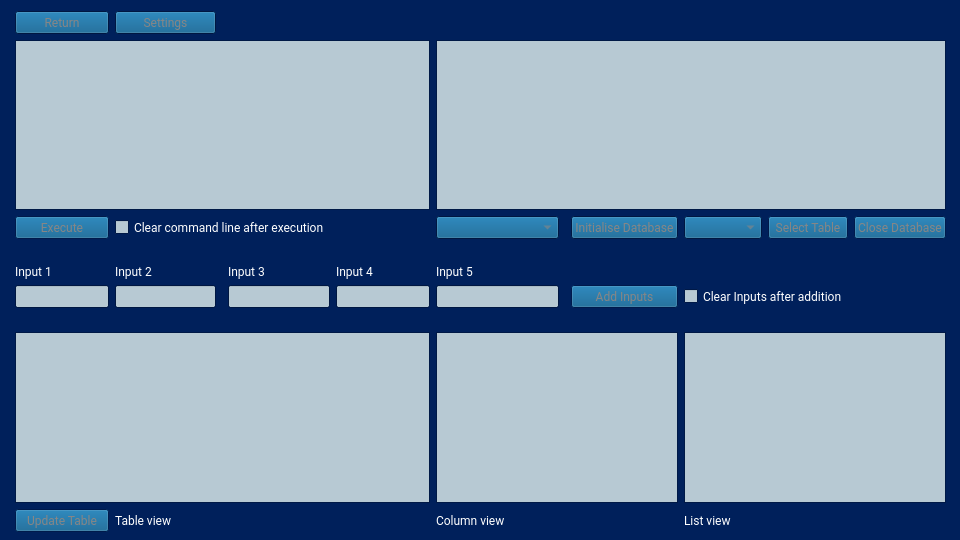
<?xml version="1.0" encoding="UTF-8"?>
<ui version="4.0">
 <class>DevWindow</class>
 <widget class="QMainWindow" name="DevWindow">
  <property name="geometry">
   <rect>
    <x>0</x>
    <y>0</y>
    <width>960</width>
    <height>540</height>
   </rect>
  </property>
  <property name="sizePolicy">
   <sizepolicy hsizetype="Fixed" vsizetype="Fixed">
    <horstretch>0</horstretch>
    <verstretch>0</verstretch>
   </sizepolicy>
  </property>
  <property name="maximumSize">
   <size>
    <width>960</width>
    <height>540</height>
   </size>
  </property>
  <property name="palette">
   <palette>
    <active>
     <colorrole role="WindowText">
      <brush brushstyle="SolidPattern">
       <color alpha="255">
        <red>255</red>
        <green>255</green>
        <blue>255</blue>
       </color>
      </brush>
     </colorrole>
     <colorrole role="Button">
      <brush brushstyle="SolidPattern">
       <color alpha="255">
        <red>0</red>
        <green>85</green>
        <blue>135</blue>
       </color>
      </brush>
     </colorrole>
     <colorrole role="Light">
      <brush brushstyle="SolidPattern">
       <color alpha="255">
        <red>99</red>
        <green>153</green>
        <blue>174</blue>
       </color>
      </brush>
     </colorrole>
     <colorrole role="Midlight">
      <brush brushstyle="SolidPattern">
       <color alpha="255">
        <red>0</red>
        <green>85</green>
        <blue>135</blue>
       </color>
      </brush>
     </colorrole>
     <colorrole role="Dark">
      <brush brushstyle="SolidPattern">
       <color alpha="255">
        <red>0</red>
        <green>0</green>
        <blue>0</blue>
       </color>
      </brush>
     </colorrole>
     <colorrole role="Mid">
      <brush brushstyle="SolidPattern">
       <color alpha="255">
        <red>0</red>
        <green>32</green>
        <blue>91</blue>
       </color>
      </brush>
     </colorrole>
     <colorrole role="Text">
      <brush brushstyle="SolidPattern">
       <color alpha="255">
        <red>47</red>
        <green>47</green>
        <blue>47</blue>
       </color>
      </brush>
     </colorrole>
     <colorrole role="BrightText">
      <brush brushstyle="SolidPattern">
       <color alpha="255">
        <red>255</red>
        <green>255</green>
        <blue>255</blue>
       </color>
      </brush>
     </colorrole>
     <colorrole role="ButtonText">
      <brush brushstyle="SolidPattern">
       <color alpha="255">
        <red>47</red>
        <green>47</green>
        <blue>47</blue>
       </color>
      </brush>
     </colorrole>
     <colorrole role="Base">
      <brush brushstyle="SolidPattern">
       <color alpha="255">
        <red>183</red>
        <green>201</green>
        <blue>211</blue>
       </color>
      </brush>
     </colorrole>
     <colorrole role="Window">
      <brush brushstyle="SolidPattern">
       <color alpha="255">
        <red>0</red>
        <green>32</green>
        <blue>91</blue>
       </color>
      </brush>
     </colorrole>
     <colorrole role="Shadow">
      <brush brushstyle="SolidPattern">
       <color alpha="255">
        <red>0</red>
        <green>0</green>
        <blue>0</blue>
       </color>
      </brush>
     </colorrole>
     <colorrole role="Highlight">
      <brush brushstyle="SolidPattern">
       <color alpha="255">
        <red>0</red>
        <green>174</green>
        <blue>199</blue>
       </color>
      </brush>
     </colorrole>
     <colorrole role="HighlightedText">
      <brush brushstyle="SolidPattern">
       <color alpha="255">
        <red>47</red>
        <green>47</green>
        <blue>47</blue>
       </color>
      </brush>
     </colorrole>
     <colorrole role="Link">
      <brush brushstyle="SolidPattern">
       <color alpha="255">
        <red>225</red>
        <green>224</green>
        <blue>0</blue>
       </color>
      </brush>
     </colorrole>
     <colorrole role="LinkVisited">
      <brush brushstyle="SolidPattern">
       <color alpha="255">
        <red>254</red>
        <green>80</green>
        <blue>0</blue>
       </color>
      </brush>
     </colorrole>
     <colorrole role="AlternateBase">
      <brush brushstyle="SolidPattern">
       <color alpha="255">
        <red>0</red>
        <green>16</green>
        <blue>45</blue>
       </color>
      </brush>
     </colorrole>
     <colorrole role="ToolTipBase">
      <brush brushstyle="SolidPattern">
       <color alpha="255">
        <red>255</red>
        <green>255</green>
        <blue>220</blue>
       </color>
      </brush>
     </colorrole>
     <colorrole role="ToolTipText">
      <brush brushstyle="SolidPattern">
       <color alpha="255">
        <red>0</red>
        <green>174</green>
        <blue>199</blue>
       </color>
      </brush>
     </colorrole>
     <colorrole role="PlaceholderText">
      <brush brushstyle="SolidPattern">
       <color alpha="128">
        <red>99</red>
        <green>153</green>
        <blue>174</blue>
       </color>
      </brush>
     </colorrole>
    </active>
    <inactive>
     <colorrole role="WindowText">
      <brush brushstyle="SolidPattern">
       <color alpha="255">
        <red>255</red>
        <green>255</green>
        <blue>255</blue>
       </color>
      </brush>
     </colorrole>
     <colorrole role="Button">
      <brush brushstyle="SolidPattern">
       <color alpha="255">
        <red>0</red>
        <green>85</green>
        <blue>135</blue>
       </color>
      </brush>
     </colorrole>
     <colorrole role="Light">
      <brush brushstyle="SolidPattern">
       <color alpha="255">
        <red>99</red>
        <green>153</green>
        <blue>174</blue>
       </color>
      </brush>
     </colorrole>
     <colorrole role="Midlight">
      <brush brushstyle="SolidPattern">
       <color alpha="255">
        <red>0</red>
        <green>85</green>
        <blue>135</blue>
       </color>
      </brush>
     </colorrole>
     <colorrole role="Dark">
      <brush brushstyle="SolidPattern">
       <color alpha="255">
        <red>0</red>
        <green>0</green>
        <blue>0</blue>
       </color>
      </brush>
     </colorrole>
     <colorrole role="Mid">
      <brush brushstyle="SolidPattern">
       <color alpha="255">
        <red>0</red>
        <green>32</green>
        <blue>91</blue>
       </color>
      </brush>
     </colorrole>
     <colorrole role="Text">
      <brush brushstyle="SolidPattern">
       <color alpha="255">
        <red>88</red>
        <green>88</green>
        <blue>88</blue>
       </color>
      </brush>
     </colorrole>
     <colorrole role="BrightText">
      <brush brushstyle="SolidPattern">
       <color alpha="255">
        <red>255</red>
        <green>255</green>
        <blue>255</blue>
       </color>
      </brush>
     </colorrole>
     <colorrole role="ButtonText">
      <brush brushstyle="SolidPattern">
       <color alpha="255">
        <red>134</red>
        <green>134</green>
        <blue>134</blue>
       </color>
      </brush>
     </colorrole>
     <colorrole role="Base">
      <brush brushstyle="SolidPattern">
       <color alpha="255">
        <red>183</red>
        <green>201</green>
        <blue>211</blue>
       </color>
      </brush>
     </colorrole>
     <colorrole role="Window">
      <brush brushstyle="SolidPattern">
       <color alpha="255">
        <red>0</red>
        <green>32</green>
        <blue>91</blue>
       </color>
      </brush>
     </colorrole>
     <colorrole role="Shadow">
      <brush brushstyle="SolidPattern">
       <color alpha="255">
        <red>0</red>
        <green>0</green>
        <blue>0</blue>
       </color>
      </brush>
     </colorrole>
     <colorrole role="Highlight">
      <brush brushstyle="SolidPattern">
       <color alpha="255">
        <red>99</red>
        <green>153</green>
        <blue>174</blue>
       </color>
      </brush>
     </colorrole>
     <colorrole role="HighlightedText">
      <brush brushstyle="SolidPattern">
       <color alpha="255">
        <red>134</red>
        <green>134</green>
        <blue>134</blue>
       </color>
      </brush>
     </colorrole>
     <colorrole role="Link">
      <brush brushstyle="SolidPattern">
       <color alpha="255">
        <red>225</red>
        <green>224</green>
        <blue>0</blue>
       </color>
      </brush>
     </colorrole>
     <colorrole role="LinkVisited">
      <brush brushstyle="SolidPattern">
       <color alpha="255">
        <red>254</red>
        <green>80</green>
        <blue>0</blue>
       </color>
      </brush>
     </colorrole>
     <colorrole role="AlternateBase">
      <brush brushstyle="SolidPattern">
       <color alpha="255">
        <red>0</red>
        <green>16</green>
        <blue>45</blue>
       </color>
      </brush>
     </colorrole>
     <colorrole role="ToolTipBase">
      <brush brushstyle="SolidPattern">
       <color alpha="255">
        <red>255</red>
        <green>255</green>
        <blue>220</blue>
       </color>
      </brush>
     </colorrole>
     <colorrole role="ToolTipText">
      <brush brushstyle="SolidPattern">
       <color alpha="255">
        <red>0</red>
        <green>174</green>
        <blue>199</blue>
       </color>
      </brush>
     </colorrole>
     <colorrole role="PlaceholderText">
      <brush brushstyle="SolidPattern">
       <color alpha="128">
        <red>99</red>
        <green>153</green>
        <blue>174</blue>
       </color>
      </brush>
     </colorrole>
    </inactive>
    <disabled>
     <colorrole role="WindowText">
      <brush brushstyle="SolidPattern">
       <color alpha="255">
        <red>0</red>
        <green>0</green>
        <blue>0</blue>
       </color>
      </brush>
     </colorrole>
     <colorrole role="Button">
      <brush brushstyle="SolidPattern">
       <color alpha="255">
        <red>0</red>
        <green>85</green>
        <blue>135</blue>
       </color>
      </brush>
     </colorrole>
     <colorrole role="Light">
      <brush brushstyle="SolidPattern">
       <color alpha="255">
        <red>99</red>
        <green>153</green>
        <blue>174</blue>
       </color>
      </brush>
     </colorrole>
     <colorrole role="Midlight">
      <brush brushstyle="SolidPattern">
       <color alpha="255">
        <red>0</red>
        <green>85</green>
        <blue>135</blue>
       </color>
      </brush>
     </colorrole>
     <colorrole role="Dark">
      <brush brushstyle="SolidPattern">
       <color alpha="255">
        <red>0</red>
        <green>0</green>
        <blue>0</blue>
       </color>
      </brush>
     </colorrole>
     <colorrole role="Mid">
      <brush brushstyle="SolidPattern">
       <color alpha="255">
        <red>0</red>
        <green>32</green>
        <blue>91</blue>
       </color>
      </brush>
     </colorrole>
     <colorrole role="Text">
      <brush brushstyle="SolidPattern">
       <color alpha="255">
        <red>134</red>
        <green>134</green>
        <blue>134</blue>
       </color>
      </brush>
     </colorrole>
     <colorrole role="BrightText">
      <brush brushstyle="SolidPattern">
       <color alpha="255">
        <red>255</red>
        <green>255</green>
        <blue>255</blue>
       </color>
      </brush>
     </colorrole>
     <colorrole role="ButtonText">
      <brush brushstyle="SolidPattern">
       <color alpha="255">
        <red>134</red>
        <green>134</green>
        <blue>134</blue>
       </color>
      </brush>
     </colorrole>
     <colorrole role="Base">
      <brush brushstyle="SolidPattern">
       <color alpha="255">
        <red>0</red>
        <green>32</green>
        <blue>91</blue>
       </color>
      </brush>
     </colorrole>
     <colorrole role="Window">
      <brush brushstyle="SolidPattern">
       <color alpha="255">
        <red>0</red>
        <green>32</green>
        <blue>91</blue>
       </color>
      </brush>
     </colorrole>
     <colorrole role="Shadow">
      <brush brushstyle="SolidPattern">
       <color alpha="255">
        <red>0</red>
        <green>0</green>
        <blue>0</blue>
       </color>
      </brush>
     </colorrole>
     <colorrole role="Highlight">
      <brush brushstyle="SolidPattern">
       <color alpha="255">
        <red>99</red>
        <green>153</green>
        <blue>174</blue>
       </color>
      </brush>
     </colorrole>
     <colorrole role="HighlightedText">
      <brush brushstyle="SolidPattern">
       <color alpha="255">
        <red>134</red>
        <green>134</green>
        <blue>134</blue>
       </color>
      </brush>
     </colorrole>
     <colorrole role="Link">
      <brush brushstyle="SolidPattern">
       <color alpha="255">
        <red>225</red>
        <green>224</green>
        <blue>0</blue>
       </color>
      </brush>
     </colorrole>
     <colorrole role="LinkVisited">
      <brush brushstyle="SolidPattern">
       <color alpha="255">
        <red>254</red>
        <green>80</green>
        <blue>0</blue>
       </color>
      </brush>
     </colorrole>
     <colorrole role="AlternateBase">
      <brush brushstyle="SolidPattern">
       <color alpha="255">
        <red>0</red>
        <green>32</green>
        <blue>91</blue>
       </color>
      </brush>
     </colorrole>
     <colorrole role="ToolTipBase">
      <brush brushstyle="SolidPattern">
       <color alpha="255">
        <red>255</red>
        <green>255</green>
        <blue>220</blue>
       </color>
      </brush>
     </colorrole>
     <colorrole role="ToolTipText">
      <brush brushstyle="SolidPattern">
       <color alpha="255">
        <red>0</red>
        <green>174</green>
        <blue>199</blue>
       </color>
      </brush>
     </colorrole>
     <colorrole role="PlaceholderText">
      <brush brushstyle="SolidPattern">
       <color alpha="128">
        <red>99</red>
        <green>153</green>
        <blue>174</blue>
       </color>
      </brush>
     </colorrole>
    </disabled>
   </palette>
  </property>
  <property name="font">
   <font>
    <family>Roboto</family>
   </font>
  </property>
  <property name="windowTitle">
   <string>Apos - Database Manager</string>
  </property>
  <property name="windowIcon">
   <iconset>
    <normaloff>../resources/iconAirbus.ico</normaloff>../resources/iconAirbus.ico</iconset>
  </property>
  <property name="whatsThis">
   <string>Developer Window</string>
  </property>
  <property name="accessibleName">
   <string>Developer Window</string>
  </property>
  <property name="accessibleDescription">
   <string>Window for developers</string>
  </property>
  <property name="autoFillBackground">
   <bool>false</bool>
  </property>
  <property name="locale">
   <locale language="English" country="UnitedKingdom"/>
  </property>
  <widget class="QWidget" name="centralwidget">
   <property name="maximumSize">
    <size>
     <width>960</width>
     <height>540</height>
    </size>
   </property>
   <property name="autoFillBackground">
    <bool>false</bool>
   </property>
   <widget class="QWidget" name="gridLayoutWidget">
    <property name="geometry">
     <rect>
      <x>15</x>
      <y>11</y>
      <width>931</width>
      <height>521</height>
     </rect>
    </property>
    <layout class="QGridLayout" name="gridLayout">
     <property name="sizeConstraint">
      <enum>QLayout::SetMaximumSize</enum>
     </property>
     <item row="8" column="7">
      <widget class="QPushButton" name="btnAdd">
       <property name="enabled">
        <bool>false</bool>
       </property>
       <property name="toolTip">
        <string>Add Inputs Button</string>
       </property>
       <property name="toolTipDuration">
        <number>2000</number>
       </property>
       <property name="statusTip">
        <string>Add Inputs Button</string>
       </property>
       <property name="whatsThis">
        <string>Add Inputs Button</string>
       </property>
       <property name="accessibleName">
        <string>Add Inputs Button</string>
       </property>
       <property name="accessibleDescription">
        <string>Button to add Inputs to the selected table</string>
       </property>
       <property name="locale">
        <locale language="English" country="UnitedKingdom"/>
       </property>
       <property name="text">
        <string>Add Inputs</string>
       </property>
      </widget>
     </item>
     <item row="8" column="8" colspan="2">
      <widget class="QCheckBox" name="clearInputsAfterInsert">
       <property name="toolTip">
        <string>Clear Input Checkbox</string>
       </property>
       <property name="toolTipDuration">
        <number>2000</number>
       </property>
       <property name="statusTip">
        <string>Clear Input Checkbox</string>
       </property>
       <property name="whatsThis">
        <string>Clear Input Checkbox</string>
       </property>
       <property name="accessibleName">
        <string>Clear Input Checkbox</string>
       </property>
       <property name="accessibleDescription">
        <string>Checkbox to select, if the input values are to be cleared after execution.</string>
       </property>
       <property name="locale">
        <locale language="English" country="UnitedKingdom"/>
       </property>
       <property name="text">
        <string>Clear Inputs after addition</string>
       </property>
      </widget>
     </item>
     <item row="11" column="5" colspan="3">
      <widget class="QColumnView" name="outColumn">
       <property name="toolTip">
        <string>Column View</string>
       </property>
       <property name="toolTipDuration">
        <number>2000</number>
       </property>
       <property name="statusTip">
        <string>Column View</string>
       </property>
       <property name="whatsThis">
        <string>Column View</string>
       </property>
       <property name="accessibleName">
        <string>Column View</string>
       </property>
       <property name="accessibleDescription">
        <string>View the selected table in Column View</string>
       </property>
       <property name="locale">
        <locale language="English" country="UnitedKingdom"/>
       </property>
      </widget>
     </item>
     <item row="12" column="1">
      <widget class="QLabel" name="dispTable">
       <property name="toolTip">
        <string>Table view</string>
       </property>
       <property name="toolTipDuration">
        <number>2000</number>
       </property>
       <property name="statusTip">
        <string>Table view</string>
       </property>
       <property name="whatsThis">
        <string>Table view</string>
       </property>
       <property name="accessibleName">
        <string>Table view</string>
       </property>
       <property name="locale">
        <locale language="English" country="UnitedKingdom"/>
       </property>
       <property name="text">
        <string>Table view</string>
       </property>
      </widget>
     </item>
     <item row="8" column="3">
      <widget class="QLineEdit" name="inInput3">
       <property name="toolTip">
        <string>Input 3</string>
       </property>
       <property name="toolTipDuration">
        <number>2000</number>
       </property>
       <property name="statusTip">
        <string>Input 3</string>
       </property>
       <property name="whatsThis">
        <string>Input 3</string>
       </property>
       <property name="accessibleName">
        <string>Input 3</string>
       </property>
       <property name="accessibleDescription">
        <string>Input of the third value</string>
       </property>
       <property name="locale">
        <locale language="English" country="UnitedKingdom"/>
       </property>
      </widget>
     </item>
     <item row="8" column="4">
      <widget class="QLineEdit" name="inInput4">
       <property name="enabled">
        <bool>true</bool>
       </property>
       <property name="toolTip">
        <string>Input 4</string>
       </property>
       <property name="toolTipDuration">
        <number>2000</number>
       </property>
       <property name="statusTip">
        <string>Input 4</string>
       </property>
       <property name="whatsThis">
        <string>Input 4</string>
       </property>
       <property name="accessibleName">
        <string>Input 4</string>
       </property>
       <property name="accessibleDescription">
        <string>Input of the forth value</string>
       </property>
       <property name="locale">
        <locale language="English" country="UnitedKingdom"/>
       </property>
      </widget>
     </item>
     <item row="7" column="4">
      <widget class="QLabel" name="dispInput4">
       <property name="toolTip">
        <string>Input 4</string>
       </property>
       <property name="toolTipDuration">
        <number>2000</number>
       </property>
       <property name="statusTip">
        <string>Input 4</string>
       </property>
       <property name="whatsThis">
        <string>Input 4</string>
       </property>
       <property name="locale">
        <locale language="English" country="UnitedKingdom"/>
       </property>
       <property name="text">
        <string>Input 4</string>
       </property>
      </widget>
     </item>
     <item row="12" column="8">
      <widget class="QLabel" name="dispList">
       <property name="toolTip">
        <string>List view</string>
       </property>
       <property name="toolTipDuration">
        <number>2000</number>
       </property>
       <property name="statusTip">
        <string>List view</string>
       </property>
       <property name="whatsThis">
        <string>List view</string>
       </property>
       <property name="accessibleName">
        <string>List view</string>
       </property>
       <property name="locale">
        <locale language="English" country="UnitedKingdom"/>
       </property>
       <property name="text">
        <string>List view</string>
       </property>
      </widget>
     </item>
     <item row="3" column="5">
      <widget class="QComboBox" name="inDatabase">
       <property name="toolTip">
        <string>Database Selection</string>
       </property>
       <property name="toolTipDuration">
        <number>2000</number>
       </property>
       <property name="statusTip">
        <string>Database Selection</string>
       </property>
       <property name="whatsThis">
        <string>Database Selection</string>
       </property>
       <property name="accessibleName">
        <string>Database Selection</string>
       </property>
       <property name="accessibleDescription">
        <string>The Database can be selected here</string>
       </property>
       <property name="locale">
        <locale language="English" country="UnitedKingdom"/>
       </property>
       <property name="editable">
        <bool>false</bool>
       </property>
       <property name="currentIndex">
        <number>-1</number>
       </property>
      </widget>
     </item>
     <item row="3" column="8">
      <widget class="QComboBox" name="inTable">
       <property name="toolTip">
        <string>Table Selection</string>
       </property>
       <property name="toolTipDuration">
        <number>2000</number>
       </property>
       <property name="statusTip">
        <string>Table Selection</string>
       </property>
       <property name="whatsThis">
        <string>Table Selection</string>
       </property>
       <property name="accessibleName">
        <string>Table Selection</string>
       </property>
       <property name="accessibleDescription">
        <string>Table Selection</string>
       </property>
       <property name="locale">
        <locale language="English" country="UnitedKingdom"/>
       </property>
      </widget>
     </item>
     <item row="6" column="3">
      <spacer name="verticalSpacer">
       <property name="orientation">
        <enum>Qt::Vertical</enum>
       </property>
       <property name="sizeHint" stdset="0">
        <size>
         <width>20</width>
         <height>40</height>
        </size>
       </property>
      </spacer>
     </item>
     <item row="12" column="5">
      <widget class="QLabel" name="dispColumn">
       <property name="toolTip">
        <string>Column View</string>
       </property>
       <property name="toolTipDuration">
        <number>2000</number>
       </property>
       <property name="statusTip">
        <string>Column View</string>
       </property>
       <property name="whatsThis">
        <string>Column View</string>
       </property>
       <property name="accessibleName">
        <string>Column View</string>
       </property>
       <property name="locale">
        <locale language="English" country="UnitedKingdom"/>
       </property>
       <property name="text">
        <string>Column view</string>
       </property>
      </widget>
     </item>
     <item row="3" column="7">
      <widget class="QPushButton" name="btnInitDB">
       <property name="toolTip">
        <string>Initialise Database Button</string>
       </property>
       <property name="toolTipDuration">
        <number>2000</number>
       </property>
       <property name="statusTip">
        <string>Initialise Database Button</string>
       </property>
       <property name="whatsThis">
        <string>Initialise Database Button</string>
       </property>
       <property name="accessibleName">
        <string>Initialise Database Button</string>
       </property>
       <property name="accessibleDescription">
        <string>Button that initialises the selcted database</string>
       </property>
       <property name="locale">
        <locale language="English" country="UnitedKingdom"/>
       </property>
       <property name="text">
        <string>Initialise Database</string>
       </property>
      </widget>
     </item>
     <item row="8" column="0">
      <widget class="QLineEdit" name="inInput1">
       <property name="toolTip">
        <string>Input 1</string>
       </property>
       <property name="toolTipDuration">
        <number>2000</number>
       </property>
       <property name="statusTip">
        <string>Input 1</string>
       </property>
       <property name="whatsThis">
        <string>Input 1</string>
       </property>
       <property name="accessibleName">
        <string>Input 1</string>
       </property>
       <property name="accessibleDescription">
        <string>Input of the first value</string>
       </property>
       <property name="locale">
        <locale language="English" country="UnitedKingdom"/>
       </property>
      </widget>
     </item>
     <item row="7" column="1">
      <widget class="QLabel" name="dispInput2">
       <property name="toolTip">
        <string>Input 2</string>
       </property>
       <property name="toolTipDuration">
        <number>2000</number>
       </property>
       <property name="statusTip">
        <string>Input 2</string>
       </property>
       <property name="whatsThis">
        <string>Input 2</string>
       </property>
       <property name="accessibleName">
        <string>Input 2</string>
       </property>
       <property name="locale">
        <locale language="English" country="UnitedKingdom"/>
       </property>
       <property name="text">
        <string>Input 2</string>
       </property>
      </widget>
     </item>
     <item row="11" column="0" colspan="5">
      <widget class="QTableView" name="outTable">
       <property name="toolTip">
        <string>Table View</string>
       </property>
       <property name="toolTipDuration">
        <number>2000</number>
       </property>
       <property name="statusTip">
        <string>Table View</string>
       </property>
       <property name="whatsThis">
        <string>Table View</string>
       </property>
       <property name="accessibleName">
        <string>Table View</string>
       </property>
       <property name="accessibleDescription">
        <string>See the selected table in Table View</string>
       </property>
       <property name="locale">
        <locale language="English" country="UnitedKingdom"/>
       </property>
      </widget>
     </item>
     <item row="3" column="0">
      <widget class="QPushButton" name="btnExecute">
       <property name="enabled">
        <bool>false</bool>
       </property>
       <property name="toolTip">
        <string>Execute Command Button</string>
       </property>
       <property name="toolTipDuration">
        <number>2000</number>
       </property>
       <property name="statusTip">
        <string>Execute Command Button</string>
       </property>
       <property name="whatsThis">
        <string>Execute Command Button</string>
       </property>
       <property name="accessibleName">
        <string>Execute Command Button</string>
       </property>
       <property name="accessibleDescription">
        <string>Button that executes the command, entered into the command field</string>
       </property>
       <property name="locale">
        <locale language="English" country="UnitedKingdom"/>
       </property>
       <property name="text">
        <string>Execute</string>
       </property>
      </widget>
     </item>
     <item row="8" column="1">
      <widget class="QLineEdit" name="inInput2">
       <property name="toolTip">
        <string>Input 2</string>
       </property>
       <property name="toolTipDuration">
        <number>2000</number>
       </property>
       <property name="statusTip">
        <string>Input 2</string>
       </property>
       <property name="whatsThis">
        <string>Input 2</string>
       </property>
       <property name="accessibleName">
        <string>Input 2</string>
       </property>
       <property name="accessibleDescription">
        <string>Input of the second value</string>
       </property>
       <property name="locale">
        <locale language="English" country="UnitedKingdom"/>
       </property>
      </widget>
     </item>
     <item row="11" column="8" colspan="3">
      <widget class="QListView" name="outList">
       <property name="toolTip">
        <string>List View</string>
       </property>
       <property name="toolTipDuration">
        <number>2000</number>
       </property>
       <property name="statusTip">
        <string>List View</string>
       </property>
       <property name="whatsThis">
        <string>List View</string>
       </property>
       <property name="accessibleName">
        <string>List View</string>
       </property>
       <property name="accessibleDescription">
        <string>See the selcted table in List View</string>
       </property>
       <property name="locale">
        <locale language="English" country="UnitedKingdom"/>
       </property>
      </widget>
     </item>
     <item row="3" column="1" colspan="3">
      <widget class="QCheckBox" name="clearCommandAfterExecute">
       <property name="toolTip">
        <string>Clear Command Checkbox</string>
       </property>
       <property name="toolTipDuration">
        <number>2000</number>
       </property>
       <property name="statusTip">
        <string>Clear Command Checkbox</string>
       </property>
       <property name="whatsThis">
        <string>Clear Command Checkbox</string>
       </property>
       <property name="accessibleName">
        <string>Clear Command Checkbox</string>
       </property>
       <property name="accessibleDescription">
        <string>Checkbox to select, if the input command is to be cleared after execution.</string>
       </property>
       <property name="locale">
        <locale language="English" country="UnitedKingdom"/>
       </property>
       <property name="text">
        <string>Clear command line after execution</string>
       </property>
      </widget>
     </item>
     <item row="7" column="5">
      <widget class="QLabel" name="dispInput5">
       <property name="toolTip">
        <string>Input 5</string>
       </property>
       <property name="toolTipDuration">
        <number>2000</number>
       </property>
       <property name="statusTip">
        <string>Input 5</string>
       </property>
       <property name="whatsThis">
        <string>Input 5</string>
       </property>
       <property name="accessibleName">
        <string>Input 5</string>
       </property>
       <property name="locale">
        <locale language="English" country="UnitedKingdom"/>
       </property>
       <property name="text">
        <string>Input 5</string>
       </property>
      </widget>
     </item>
     <item row="12" column="0">
      <widget class="QPushButton" name="btnUpdate">
       <property name="enabled">
        <bool>false</bool>
       </property>
       <property name="toolTip">
        <string>Update Table Button</string>
       </property>
       <property name="toolTipDuration">
        <number>2000</number>
       </property>
       <property name="statusTip">
        <string>Update Table Button</string>
       </property>
       <property name="whatsThis">
        <string>Update Table Button</string>
       </property>
       <property name="accessibleName">
        <string>Update Table Button</string>
       </property>
       <property name="accessibleDescription">
        <string>Button that updates the displayed table.</string>
       </property>
       <property name="locale">
        <locale language="English" country="UnitedKingdom"/>
       </property>
       <property name="text">
        <string>Update Table</string>
       </property>
      </widget>
     </item>
     <item row="7" column="0">
      <widget class="QLabel" name="dispInput1">
       <property name="toolTip">
        <string>Input 1</string>
       </property>
       <property name="toolTipDuration">
        <number>2000</number>
       </property>
       <property name="statusTip">
        <string>Input 1</string>
       </property>
       <property name="whatsThis">
        <string>Input 1</string>
       </property>
       <property name="accessibleName">
        <string>Input 1</string>
       </property>
       <property name="locale">
        <locale language="English" country="UnitedKingdom"/>
       </property>
       <property name="text">
        <string>Input 1</string>
       </property>
      </widget>
     </item>
     <item row="1" column="5" colspan="6">
      <widget class="QTextBrowser" name="outLog">
       <property name="toolTip">
        <string>Log</string>
       </property>
       <property name="toolTipDuration">
        <number>2000</number>
       </property>
       <property name="statusTip">
        <string>Log</string>
       </property>
       <property name="whatsThis">
        <string>Log</string>
       </property>
       <property name="accessibleName">
        <string>Log</string>
       </property>
       <property name="accessibleDescription">
        <string>Log of the  application</string>
       </property>
       <property name="locale">
        <locale language="English" country="UnitedKingdom"/>
       </property>
      </widget>
     </item>
     <item row="3" column="9">
      <widget class="QPushButton" name="btnSelectTable">
       <property name="enabled">
        <bool>false</bool>
       </property>
       <property name="toolTip">
        <string>Select Table Button</string>
       </property>
       <property name="toolTipDuration">
        <number>2000</number>
       </property>
       <property name="statusTip">
        <string>Select Table Button</string>
       </property>
       <property name="whatsThis">
        <string>Select Table Button</string>
       </property>
       <property name="accessibleName">
        <string>Select Table Button</string>
       </property>
       <property name="accessibleDescription">
        <string>Button that selects the chosen table.</string>
       </property>
       <property name="locale">
        <locale language="English" country="UnitedKingdom"/>
       </property>
       <property name="text">
        <string>Select Table</string>
       </property>
      </widget>
     </item>
     <item row="3" column="10">
      <widget class="QPushButton" name="btnCloseDB">
       <property name="enabled">
        <bool>false</bool>
       </property>
       <property name="toolTip">
        <string>Close Database Button</string>
       </property>
       <property name="toolTipDuration">
        <number>2000</number>
       </property>
       <property name="statusTip">
        <string>Close Database Button</string>
       </property>
       <property name="whatsThis">
        <string>Close Database Button</string>
       </property>
       <property name="accessibleName">
        <string>Close Database Button</string>
       </property>
       <property name="accessibleDescription">
        <string>Button to close the active database</string>
       </property>
       <property name="locale">
        <locale language="English" country="UnitedKingdom"/>
       </property>
       <property name="text">
        <string>Close Database</string>
       </property>
      </widget>
     </item>
     <item row="9" column="3">
      <spacer name="verticalSpacer_2">
       <property name="orientation">
        <enum>Qt::Vertical</enum>
       </property>
       <property name="sizeHint" stdset="0">
        <size>
         <width>20</width>
         <height>40</height>
        </size>
       </property>
      </spacer>
     </item>
     <item row="7" column="3">
      <widget class="QLabel" name="dispInput3">
       <property name="toolTip">
        <string>Input 3</string>
       </property>
       <property name="toolTipDuration">
        <number>2000</number>
       </property>
       <property name="statusTip">
        <string>Input 3</string>
       </property>
       <property name="whatsThis">
        <string>Input 3</string>
       </property>
       <property name="accessibleName">
        <string>Input 3</string>
       </property>
       <property name="locale">
        <locale language="English" country="UnitedKingdom"/>
       </property>
       <property name="text">
        <string>Input 3</string>
       </property>
      </widget>
     </item>
     <item row="8" column="5">
      <widget class="QLineEdit" name="inInput5">
       <property name="toolTip">
        <string>Input 5</string>
       </property>
       <property name="toolTipDuration">
        <number>2000</number>
       </property>
       <property name="statusTip">
        <string>Input 5</string>
       </property>
       <property name="whatsThis">
        <string>Input 5</string>
       </property>
       <property name="accessibleName">
        <string>Input 5</string>
       </property>
       <property name="accessibleDescription">
        <string>Input of the fifth value</string>
       </property>
       <property name="locale">
        <locale language="English" country="UnitedKingdom"/>
       </property>
      </widget>
     </item>
     <item row="1" column="0" colspan="5">
      <widget class="QPlainTextEdit" name="inCommand">
       <property name="toolTip">
        <string>Command Line</string>
       </property>
       <property name="toolTipDuration">
        <number>2000</number>
       </property>
       <property name="statusTip">
        <string>Command Line</string>
       </property>
       <property name="whatsThis">
        <string>Command Line</string>
       </property>
       <property name="accessibleName">
        <string>Command Line</string>
       </property>
       <property name="accessibleDescription">
        <string>Commands can be entered here.</string>
       </property>
       <property name="locale">
        <locale language="English" country="UnitedKingdom"/>
       </property>
      </widget>
     </item>
     <item row="0" column="0">
      <widget class="QPushButton" name="inReturnToLauncher">
       <property name="text">
        <string>Return</string>
       </property>
      </widget>
     </item>
     <item row="0" column="1">
      <widget class="QPushButton" name="inSettings">
       <property name="text">
        <string>Settings</string>
       </property>
      </widget>
     </item>
    </layout>
   </widget>
   <widget class="QLabel" name="AirbusLogo">
    <property name="geometry">
     <rect>
      <x>820</x>
      <y>490</y>
      <width>141</width>
      <height>51</height>
     </rect>
    </property>
    <property name="sizePolicy">
     <sizepolicy hsizetype="Fixed" vsizetype="Expanding">
      <horstretch>0</horstretch>
      <verstretch>0</verstretch>
     </sizepolicy>
    </property>
    <property name="toolTip">
     <string>Airbus Logo</string>
    </property>
    <property name="toolTipDuration">
     <number>2000</number>
    </property>
    <property name="statusTip">
     <string>Airbus Logo</string>
    </property>
    <property name="whatsThis">
     <string>Airbus Logo</string>
    </property>
    <property name="accessibleName">
     <string>Airbus Logo</string>
    </property>
    <property name="accessibleDescription">
     <string>Airbus Logo</string>
    </property>
    <property name="locale">
     <locale language="English" country="UnitedKingdom"/>
    </property>
    <property name="text">
     <string/>
    </property>
    <property name="pixmap">
     <pixmap resource="../resources/qResources.qrc">:/images/logo/AIRBUS_WHITE.png</pixmap>
    </property>
    <property name="scaledContents">
     <bool>true</bool>
    </property>
   </widget>
  </widget>
 </widget>
 <resources>
  <include location="../resources/qResources.qrc"/>
  <include location="../resources/qResources.qrc"/>
 </resources>
 <connections/>
</ui>
